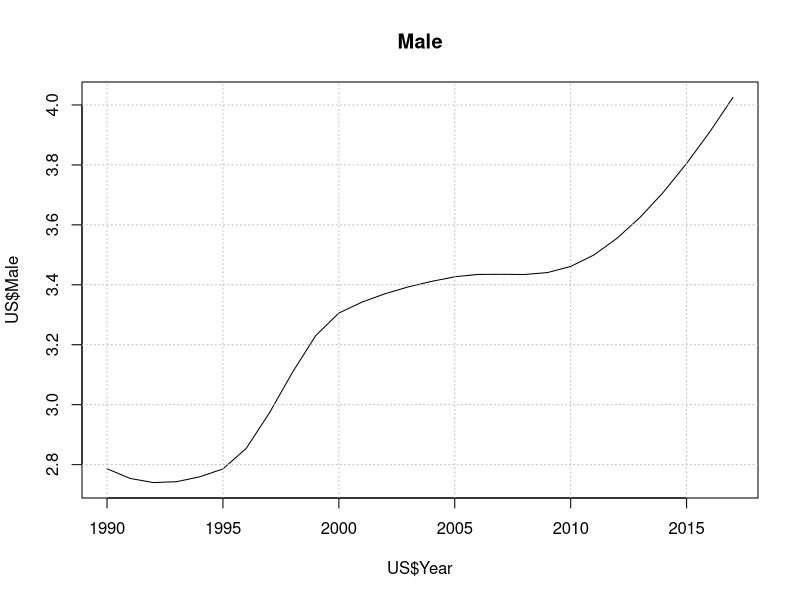
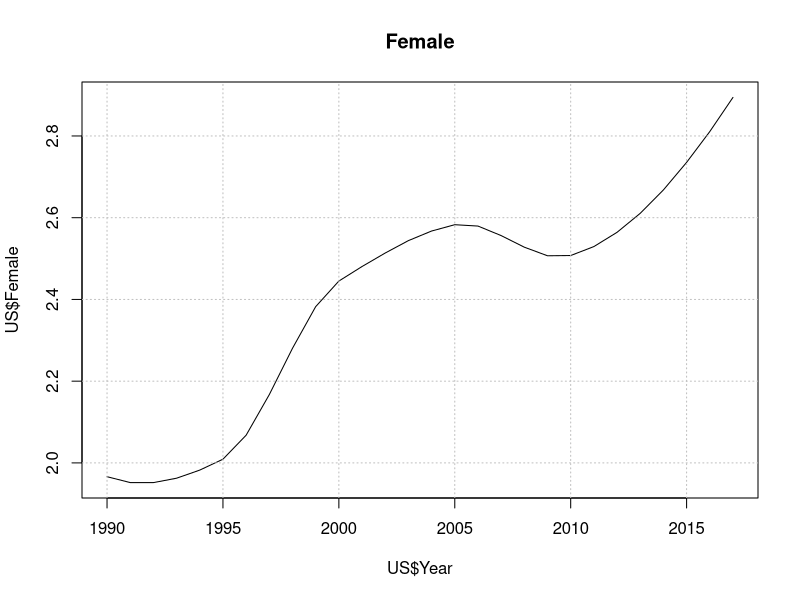
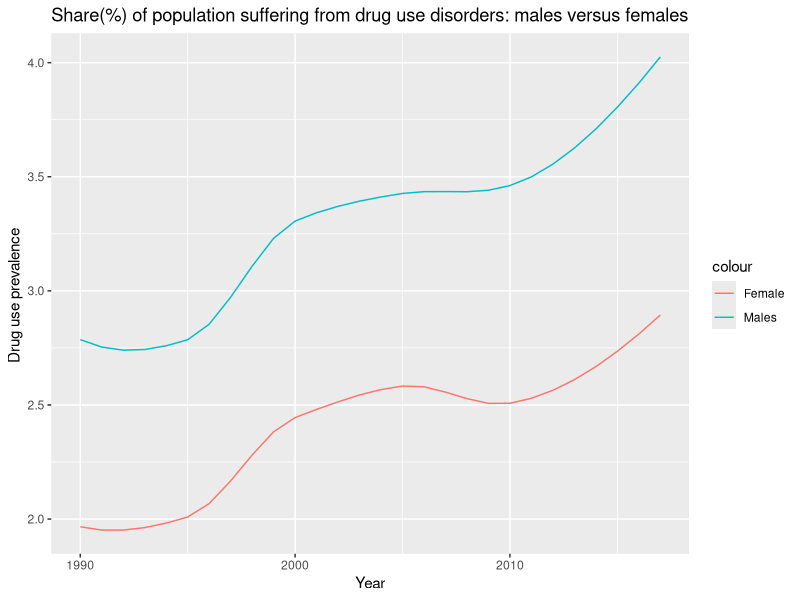

R code for these plots, in order:
## Our World In DAta (http://ourworldindata.org)
install.packages("ggplot2")
library(ggplot2)
rm(list=ls())
df <- read.csv("./prevalence-of-drug-use-disorders-males-vs-females.csv")
US <- subset(df,Code =="USA" & Year >="1990")
## Plot1:
plot(US$Year,US$Male,main="Male",type="l")
grid(col="gray")
## Plot2:
plot(US$Year,US$Female,type="l",main="Female")
grid(col="gray")
## Plot 3:
ggplot(US) + geom_line(aes(x=Year,y=Male,col="Males")) +
  geom_line(aes(x=Year,y=Female,col="Female")) +
  labs(title="Share(%) of population suffering from drug use disorders: males versus females",y="Drug use prevalence ")